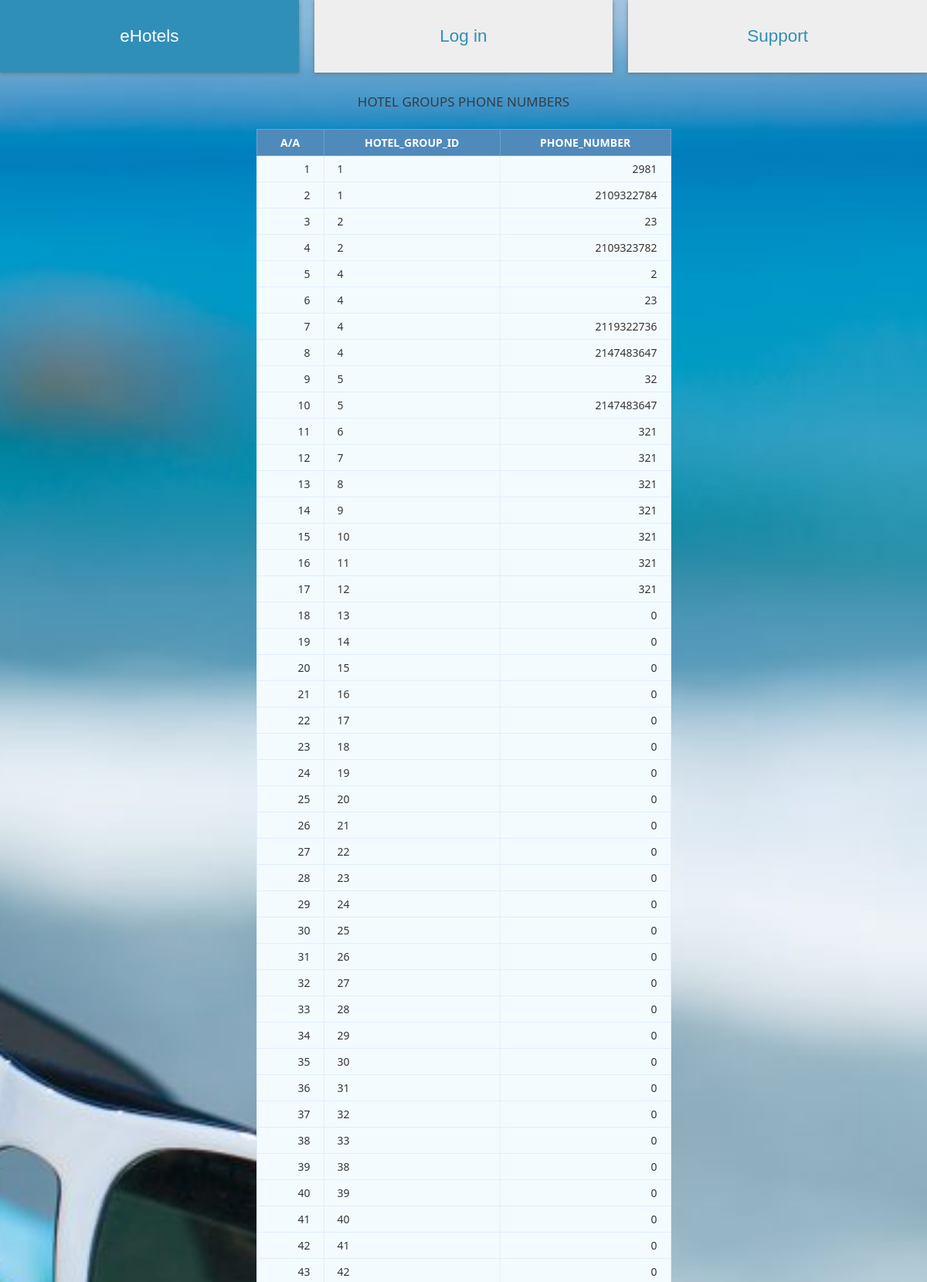
The page /Html,php/view_hotel_group_phone_number.php (upper part) on the database its author committed.
### tables this page shows
CREATE TABLE `hotel_group_phone_number` (
  `Phone_number` int(11) NOT NULL,
  `Hotel_group_Hotel_group_id` int(11) NOT NULL
);

### Html,php/view_hotel_group_phone_number.php (the view, shortened to what this page needs)
<html lang="gre">
  <head>
    <?php include "cssCode.php" ?>
</head>
  <body>
    <div class="wrapper">
      <?php include "top_buttons.php"  ?>
<html>
<body>
<?php
$conn = mysqli_connect("127.0.0.1","root","","test");
$sql = "SELECT *
			FROM hotel_group_phone_number";
$query = mysqli_query($conn, $sql);
?>
<html>
<head>
</head>
<body>
	<b><h1>Hotel Groups Phone numbers</h1><br></b>
	<table class="data-table">
		<thead>
			<tr>
				<th>A/A</th>
				<th>Hotel_group_ID</th>
				<th>Phone_number</th>
			</tr>
		</thead>
		<tbody>
		<?php
		$no 	= 1;
 		while ($row = mysqli_fetch_array($query))
		{
 			echo '<tr>
					<td>'.$no.'</td>
					<td>'.$row['Hotel_group_Hotel_group_id'].'</td>
					<td>'.$row['Phone_number'].'</td>
 				</tr>';
 			$no++;
		}?>
		</tbody>
	</table>
</body>
</html>

### Html,php/w3.css (style rules this page uses)
:root { --primary:rgb(83, 168, 230); --dark:rgb(48, 143, 184); --light:#fff; --shadow:0 1px 5px rgba(104,104,104, 0.8); --advancedSearch:#eee; }
html { box-sizing:border-box }
*,*:before,*:after { box-sizing:inherit }
html { -ms-text-size-adjust:100%;-webkit-text-size-adjust:100% }
body { margin:0 }
html,body { font-family:Verdana,sans-serif;font-size:15px;line-height:1.5 }
html { overflow-x:hidden }
h1 { font-size:36px }
h1,h2,h3,h4,h5,h6 { font-family:"Segoe UI",Arial,sans-serif;font-weight:400;margin:10px 0 }

### Html,php/eHotels.css (style rules this page uses)
:root { --primary:rgb(83, 168, 230); --dark:rgb(48, 143, 184); --light:#fff; --shadow:0 1px 5px rgba(104,104,104, 0.8); --advancedSearch:rgb(0, 0, 0); }
* { margin:0; padding:0; }
body { background-color:rgb(251, 253, 255); background: url("./image/eHotels.jpg"); background-size: cover; background-position: bottom; }

### Html,php/checkbox.css (style rules this page uses)
:root { --primary:rgb(83, 168, 230); --dark:rgb(48, 143, 184); --light:#fff; --shadow:0 1px 5px rgba(104,104,104, 0.8); }

### Html,php/view_hotel_group_phone_number.php (style rules this page uses)
body { font-size: 15px; color: #343d44; font-family: "segoe-ui", "open-sans", tahoma, arial; padding: 0; margin: 0; }
table { margin: auto; font-family: "Lucida Sans Unicode", "Lucida Grande", "Segoe Ui"; font-size: 12px; }
h1 { margin: 25px auto 0; text-align: center; text-transform: uppercase; font-size: 17px; }
table td { transition: all .5s; }
.data-table { border-collapse: collapse; font-size: 14px; min-width: 537px; }
.data-table th, .data-table td { border: 1px solid #e1edff; padding: 7px 17px; }
.data-table thead th { background-color: #508abb; color: #FFFFFF; border-color: #6ea1cc !important; text-transform: uppercase; }
.data-table tbody td { color: #353535; }
.data-table tbody td:first-child, .data-table tbody td:nth-child(4), .data-table tbody td:last-child { text-align: right; }
.data-table tbody tr:nth-child(odd) td { background-color: #f4fbff; }
.data-table tbody tr:nth-child(even) td { background-color: #f4fbff; }

### rows shown on the page
hotel_group_phone_number: Hotel_group_Hotel_group "1", Phone_number "2981"
hotel_group_phone_number: Hotel_group_Hotel_group "1", Phone_number "2109322784"
hotel_group_phone_number: Hotel_group_Hotel_group "2", Phone_number "23"
hotel_group_phone_number: Hotel_group_Hotel_group "2", Phone_number "2109323782"
hotel_group_phone_number: Hotel_group_Hotel_group "4", Phone_number "2"
hotel_group_phone_number: Hotel_group_Hotel_group "4", Phone_number "23"
hotel_group_phone_number: Hotel_group_Hotel_group "4", Phone_number "2119322736"
hotel_group_phone_number: Hotel_group_Hotel_group "4", Phone_number "2147483647"
hotel_group_phone_number: Hotel_group_Hotel_group "5", Phone_number "32"
hotel_group_phone_number: Hotel_group_Hotel_group "5", Phone_number "2147483647"
hotel_group_phone_number: Hotel_group_Hotel_group "6", Phone_number "321"
hotel_group_phone_number: Hotel_group_Hotel_group "7", Phone_number "321"
hotel_group_phone_number: Hotel_group_Hotel_group "8", Phone_number "321"
hotel_group_phone_number: Hotel_group_Hotel_group "9", Phone_number "321"
hotel_group_phone_number: Hotel_group_Hotel_group "10", Phone_number "321"
hotel_group_phone_number: Hotel_group_Hotel_group "11", Phone_number "321"
hotel_group_phone_number: Hotel_group_Hotel_group "12", Phone_number "321"
hotel_group_phone_number: Hotel_group_Hotel_group "13", Phone_number "0"
hotel_group_phone_number: Hotel_group_Hotel_group "14", Phone_number "0"
hotel_group_phone_number: Hotel_group_Hotel_group "15", Phone_number "0"
hotel_group_phone_number: Hotel_group_Hotel_group "16", Phone_number "0"
hotel_group_phone_number: Hotel_group_Hotel_group "17", Phone_number "0"
hotel_group_phone_number: Hotel_group_Hotel_group "18", Phone_number "0"
hotel_group_phone_number: Hotel_group_Hotel_group "19", Phone_number "0"
hotel_group_phone_number: Hotel_group_Hotel_group "20", Phone_number "0"
hotel_group_phone_number: Hotel_group_Hotel_group "21", Phone_number "0"
hotel_group_phone_number: Hotel_group_Hotel_group "22", Phone_number "0"
hotel_group_phone_number: Hotel_group_Hotel_group "23", Phone_number "0"
hotel_group_phone_number: Hotel_group_Hotel_group "24", Phone_number "0"
hotel_group_phone_number: Hotel_group_Hotel_group "25", Phone_number "0"
hotel_group_phone_number: Hotel_group_Hotel_group "26", Phone_number "0"
hotel_group_phone_number: Hotel_group_Hotel_group "27", Phone_number "0"
hotel_group_phone_number: Hotel_group_Hotel_group "28", Phone_number "0"
hotel_group_phone_number: Hotel_group_Hotel_group "29", Phone_number "0"
hotel_group_phone_number: Hotel_group_Hotel_group "30", Phone_number "0"
hotel_group_phone_number: Hotel_group_Hotel_group "31", Phone_number "0"
hotel_group_phone_number: Hotel_group_Hotel_group "32", Phone_number "0"
hotel_group_phone_number: Hotel_group_Hotel_group "33", Phone_number "0"
hotel_group_phone_number: Hotel_group_Hotel_group "38", Phone_number "0"
hotel_group_phone_number: Hotel_group_Hotel_group "39", Phone_number "0"
hotel_group_phone_number: Hotel_group_Hotel_group "40", Phone_number "0"
hotel_group_phone_number: Hotel_group_Hotel_group "41", Phone_number "0"
hotel_group_phone_number: Hotel_group_Hotel_group "42", Phone_number "0"

### other values the page prints
$loggedInAs "Log in"
